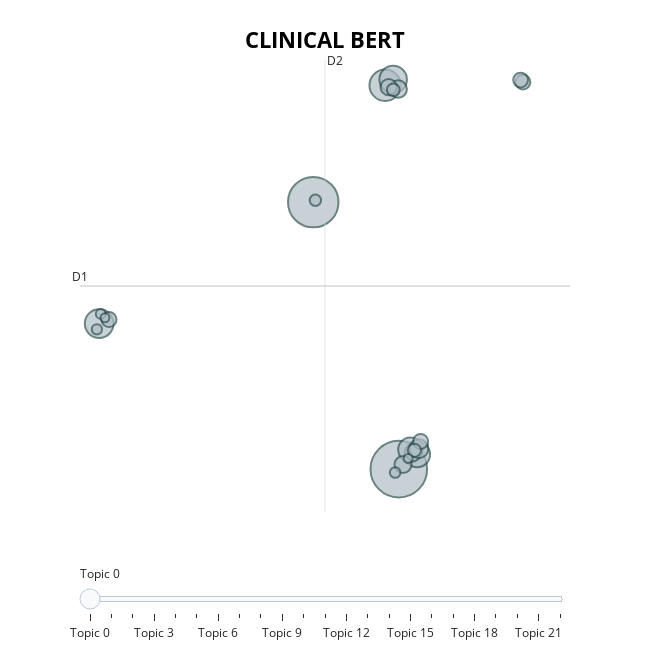

The notebook cell this image was saved under:
### Code cell
# Intertopic Distance Map
topic_model.visualize_topics(title='<b>CLINICAL BERT</b>')

### Figure 1 — Plotly figure (JSON) as saved in the notebook; plotly's stock layout.template omitted (floating-point values rounded to 4 significant figures)
{"data": [{"customdata": [[0, "patients | clinical | covid19 | disease | infection", 397], [1, "covid19 | patients | clinical | virus | respiratory", 316], [2, "covid19 | clinical | disease | viruses | patients", 122], [3, "treatment | patients | virus | disease | studies", 102], [4, "virus | cells | clinical | vaccines | cell", 94], [5, "patients | covid19 | development | disease | vaccine", 81], [6, "patients | infection | treatment | respiratory | covid19", 74], [7, "dpp4 | calves | cpc | patients | isolation", 45], [8, "surfactant | virus | infectious | clinical | replicon", 38], [9, "patients | covid19 | clinical | disease | recommendations", 36], [10, "aki | rct | viral | therapy | statin", 33], [11, "liver injury | liver | injury | testing | studies", 28], [12, "treatment | hcmv | cells | participants | data", 28], [13, "tcm | health | polymicrobial | care | course", 27], [14, "defensins | human | virus | viral | pandemic", 27], [15, "hand washing | washing | hand | training | activity", 22], [16, "sci | covid19 | virus | patients | mechanisms", 20], [17, "million | influenza | health | bronchiectasis | economic", 16], [18, "rvi | social | rhinothermy | virus | kits", 14], [19, "anopheles | implementation | denv | rapid implementation | mab", 13], [20, "propolis | ino | oxygen | research | sirna", 12], [21, "vlps | acute lung | immune | intraperitoneally | adiposederived", 10], [22, "ccl5 | pain | trial | 12 | patients", 10]], "hovertemplate": "<b>Topic %{customdata[0]}</b><br>%{customdata[1]}<br>Size: %{customdata[2]}", "legendgroup": "", "marker": {"color": "#B0BEC5", "line": {"color": "DarkSlateGrey", "width": 2}, "size": [397, 316, 122, 102, 94, 81, 74, 45, 38, 36, 33, 28, 28, 27, 27, 22, 20, 16, 14, 13, 12, 10, 10], "sizemode": "area", "sizeref": 0.2481, "symbol": "circle"}, "mode": "markers", "name": "", "orientation": "v", "showlegend": false, "type": "scatter", "x": [11.32, 6.206, 10.5, -6.584, 10.98, 12.42, 12.01, 12.51, 11.28, 11.57, 10.71, 12.62, -5.999, 18.74, 18.6, 12.25, 10.99, 6.334, 11.1, -6.722, -6.493, -6.24, 11.88], "xaxis": "x", "y": [-17.33, 0.4499, 8.232, -7.633, 8.621, -16.36, -16.03, -15.96, 7.975, -17.02, 8.109, -15.48, -7.368, 8.444, 8.579, -16.07, 7.932, 0.5784, -17.55, -8.019, -6.991, -7.25, -16.62], "yaxis": "y"}], "layout": {"annotations": [{"showarrow": false, "text": "D1", "x": -7.73, "y": -5.134, "yshift": 10}, {"showarrow": false, "text": "D2", "x": 6.908, "xshift": 10, "y": 9.914}], "height": 650, "hoverlabel": {"bgcolor": "white", "font": {"family": "Rockwell", "size": 16}}, "legend": {"itemsizing": "constant", "tracegroupgap": 0}, "margin": {"t": 60}, "shapes": [{"line": {"color": "#CFD8DC", "width": 2}, "type": "line", "x0": 6.908, "x1": 6.908, "y0": -20.18, "y1": 9.914}, {"line": {"color": "#9E9E9E", "width": 2}, "type": "line", "x0": -7.73, "x1": 21.55, "y0": -5.134, "y1": -5.134}], "sliders": [{"active": 0, "pad": {"t": 50}, "steps": [{"args": [{"marker.color": [["red", "#B0BEC5", "#B0BEC5", "#B0BEC5", "#B0BEC5", "#B0BEC5", "#B0BEC5", "#B0BEC5", "#B0BEC5", "#B0BEC5", "#B0BEC5", "#B0BEC5", "#B0BEC5", "#B0BEC5", "#B0BEC5", "#B0BEC5", "#B0BEC5", "#B0BEC5", "#B0BEC5", "#B0BEC5", "#B0BEC5", "#B0BEC5", "#B0BEC5"]]}], "label": "Topic 0", "method": "update"}, {"args": [{"marker.color": [["#B0BEC5", "red", "#B0BEC5", "#B0BEC5", "#B0BEC5", "#B0BEC5", "#B0BEC5", "#B0BEC5", "#B0BEC5", "#B0BEC5", "#B0BEC5", "#B0BEC5", "#B0BEC5", "#B0BEC5", "#B0BEC5", "#B0BEC5", "#B0BEC5", "#B0BEC5", "#B0BEC5", "#B0BEC5", "#B0BEC5", "#B0BEC5", "#B0BEC5"]]}], "label": "Topic 1", "method": "update"}, {"args": [{"marker.color": [["#B0BEC5", "#B0BEC5", "red", "#B0BEC5", "#B0BEC5", "#B0BEC5", "#B0BEC5", "#B0BEC5", "#B0BEC5", "#B0BEC5", "#B0BEC5", "#B0BEC5", "#B0BEC5", "#B0BEC5", "#B0BEC5", "#B0BEC5", "#B0BEC5", "#B0BEC5", "#B0BEC5", "#B0BEC5", "#B0BEC5", "#B0BEC5", "#B0BEC5"]]}], "label": "Topic 2", "method": "update"}, {"args": [{"marker.color": [["#B0BEC5", "#B0BEC5", "#B0BEC5", "red", "#B0BEC5", "#B0BEC5", "#B0BEC5", "#B0BEC5", "#B0BEC5", "#B0BEC5", "#B0BEC5", "#B0BEC5", "#B0BEC5", "#B0BEC5", "#B0BEC5", "#B0BEC5", "#B0BEC5", "#B0BEC5", "#B0BEC5", "#B0BEC5", "#B0BEC5", "#B0BEC5", "#B0BEC5"]]}], "label": "Topic 3", "method": "update"}, {"args": [{"marker.color": [["#B0BEC5", "#B0BEC5", "#B0BEC5", "#B0BEC5", "red", "#B0BEC5", "#B0BEC5", "#B0BEC5", "#B0BEC5", "#B0BEC5", "#B0BEC5", "#B0BEC5", "#B0BEC5", "#B0BEC5", "#B0BEC5", "#B0BEC5", "#B0BEC5", "#B0BEC5", "#B0BEC5", "#B0BEC5", "#B0BEC5", "#B0BEC5", "#B0BEC5"]]}], "label": "Topic 4", "method": "update"}, {"args": [{"marker.color": [["#B0BEC5", "#B0BEC5", "#B0BEC5", "#B0BEC5", "#B0BEC5", "red", "#B0BEC5", "#B0BEC5", "#B0BEC5", "#B0BEC5", "#B0BEC5", "#B0BEC5", "#B0BEC5", "#B0BEC5", "#B0BEC5", "#B0BEC5", "#B0BEC5", "#B0BEC5", "#B0BEC5", "#B0BEC5", "#B0BEC5", "#B0BEC5", "#B0BEC5"]]}], "label": "Topic 5", "method": "update"}, {"args": [{"marker.color": [["#B0BEC5", "#B0BEC5", "#B0BEC5", "#B0BEC5", "#B0BEC5", "#B0BEC5", "red", "#B0BEC5", "#B0BEC5", "#B0BEC5", "#B0BEC5", "#B0BEC5", "#B0BEC5", "#B0BEC5", "#B0BEC5", "#B0BEC5", "#B0BEC5", "#B0BEC5", "#B0BEC5", "#B0BEC5", "#B0BEC5", "#B0BEC5", "#B0BEC5"]]}], "label": "Topic 6", "method": "update"}, {"args": [{"marker.color": [["#B0BEC5", "#B0BEC5", "#B0BEC5", "#B0BEC5", "#B0BEC5", "#B0BEC5", "#B0BEC5", "red", "#B0BEC5", "#B0BEC5", "#B0BEC5", "#B0BEC5", "#B0BEC5", "#B0BEC5", "#B0BEC5", "#B0BEC5", "#B0BEC5", "#B0BEC5", "#B0BEC5", "#B0BEC5", "#B0BEC5", "#B0BEC5", "#B0BEC5"]]}], "label": "Topic 7", "method": "update"}, {"args": [{"marker.color": [["#B0BEC5", "#B0BEC5", "#B0BEC5", "#B0BEC5", "#B0BEC5", "#B0BEC5", "#B0BEC5", "#B0BEC5", "red", "#B0BEC5", "#B0BEC5", "#B0BEC5", "#B0BEC5", "#B0BEC5", "#B0BEC5", "#B0BEC5", "#B0BEC5", "#B0BEC5", "#B0BEC5", "#B0BEC5", "#B0BEC5", "#B0BEC5", "#B0BEC5"]]}], "label": "Topic 8", "method": "update"}, {"args": [{"marker.color": [["#B0BEC5", "#B0BEC5", "#B0BEC5", "#B0BEC5", "#B0BEC5", "#B0BEC5", "#B0BEC5", "#B0BEC5", "#B0BEC5", "red", "#B0BEC5", "#B0BEC5", "#B0BEC5", "#B0BEC5", "#B0BEC5", "#B0BEC5", "#B0BEC5", "#B0BEC5", "#B0BEC5", "#B0BEC5", "#B0BEC5", "#B0BEC5", "#B0BEC5"]]}], "label": "Topic 9", "method": "update"}, {"args": [{"marker.color": [["#B0BEC5", "#B0BEC5", "#B0BEC5", "#B0BEC5", "#B0BEC5", "#B0BEC5", "#B0BEC5", "#B0BEC5", "#B0BEC5", "#B0BEC5", "red", "#B0BEC5", "#B0BEC5", "#B0BEC5", "#B0BEC5", "#B0BEC5", "#B0BEC5", "#B0BEC5", "#B0BEC5", "#B0BEC5", "#B0BEC5", "#B0BEC5", "#B0BEC5"]]}], "label": "Topic 10", "method": "update"}, {"args": [{"marker.color": [["#B0BEC5", "#B0BEC5", "#B0BEC5", "#B0BEC5", "#B0BEC5", "#B0BEC5", "#B0BEC5", "#B0BEC5", "#B0BEC5", "#B0BEC5", "#B0BEC5", "red", "#B0BEC5", "#B0BEC5", "#B0BEC5", "#B0BEC5", "#B0BEC5", "#B0BEC5", "#B0BEC5", "#B0BEC5", "#B0BEC5", "#B0BEC5", "#B0BEC5"]]}], "label": "Topic 11", "method": "update"}, {"args": [{"marker.color": [["#B0BEC5", "#B0BEC5", "#B0BEC5", "#B0BEC5", "#B0BEC5", "#B0BEC5", "#B0BEC5", "#B0BEC5", "#B0BEC5", "#B0BEC5", "#B0BEC5", "#B0BEC5", "red", "#B0BEC5", "#B0BEC5", "#B0BEC5", "#B0BEC5", "#B0BEC5", "#B0BEC5", "#B0BEC5", "#B0BEC5", "#B0BEC5", "#B0BEC5"]]}], "label": "Topic 12", "method": "update"}, {"args": [{"marker.color": [["#B0BEC5", "#B0BEC5", "#B0BEC5", "#B0BEC5", "#B0BEC5", "#B0BEC5", "#B0BEC5", "#B0BEC5", "#B0BEC5", "#B0BEC5", "#B0BEC5", "#B0BEC5", "#B0BEC5", "red", "#B0BEC5", "#B0BEC5", "#B0BEC5", "#B0BEC5", "#B0BEC5", "#B0BEC5", "#B0BEC5", "#B0BEC5", "#B0BEC5"]]}], "label": "Topic 13", "method": "update"}, {"args": [{"marker.color": [["#B0BEC5", "#B0BEC5", "#B0BEC5", "#B0BEC5", "#B0BEC5", "#B0BEC5", "#B0BEC5", "#B0BEC5", "#B0BEC5", "#B0BEC5", "#B0BEC5", "#B0BEC5", "#B0BEC5", "#B0BEC5", "red", "#B0BEC5", "#B0BEC5", "#B0BEC5", "#B0BEC5", "#B0BEC5", "#B0BEC5", "#B0BEC5", "#B0BEC5"]]}], "label": "Topic 14", "method": "update"}, {"args": [{"marker.color": [["#B0BEC5", "#B0BEC5", "#B0BEC5", "#B0BEC5", "#B0BEC5", "#B0BEC5", "#B0BEC5", "#B0BEC5", "#B0BEC5", "#B0BEC5", "#B0BEC5", "#B0BEC5", "#B0BEC5", "#B0BEC5", "#B0BEC5", "red", "#B0BEC5", "#B0BEC5", "#B0BEC5", "#B0BEC5", "#B0BEC5", "#B0BEC5", "#B0BEC5"]]}], "label": "Topic 15", "method": "update"}, {"args": [{"marker.color": [["#B0BEC5", "#B0BEC5", "#B0BEC5", "#B0BEC5", "#B0BEC5", "#B0BEC5", "#B0BEC5", "#B0BEC5", "#B0BEC5", "#B0BEC5", "#B0BEC5", "#B0BEC5", "#B0BEC5", "#B0BEC5", "#B0BEC5", "#B0BEC5", "red", "#B0BEC5", "#B0BEC5", "#B0BEC5", "#B0BEC5", "#B0BEC5", "#B0BEC5"]]}], "label": "Topic 16", "method": "update"}, {"args": [{"marker.color": [["#B0BEC5", "#B0BEC5", "#B0BEC5", "#B0BEC5", "#B0BEC5", "#B0BEC5", "#B0BEC5", "#B0BEC5", "#B0BEC5", "#B0BEC5", "#B0BEC5", "#B0BEC5", "#B0BEC5", "#B0BEC5", "#B0BEC5", "#B0BEC5", "#B0BEC5", "red", "#B0BEC5", "#B0BEC5", "#B0BEC5", "#B0BEC5", "#B0BEC5"]]}], "label": "Topic 17", "method": "update"}, {"args": [{"marker.color": [["#B0BEC5", "#B0BEC5", "#B0BEC5", "#B0BEC5", "#B0BEC5", "#B0BEC5", "#B0BEC5", "#B0BEC5", "#B0BEC5", "#B0BEC5", "#B0BEC5", "#B0BEC5", "#B0BEC5", "#B0BEC5", "#B0BEC5", "#B0BEC5", "#B0BEC5", "#B0BEC5", "red", "#B0BEC5", "#B0BEC5", "#B0BEC5", "#B0BEC5"]]}], "label": "Topic 18", "method": "update"}, {"args": [{"marker.color": [["#B0BEC5", "#B0BEC5", "#B0BEC5", "#B0BEC5", "#B0BEC5", "#B0BEC5", "#B0BEC5", "#B0BEC5", "#B0BEC5", "#B0BEC5", "#B0BEC5", "#B0BEC5", "#B0BEC5", "#B0BEC5", "#B0BEC5", "#B0BEC5", "#B0BEC5", "#B0BEC5", "#B0BEC5", "red", "#B0BEC5", "#B0BEC5", "#B0BEC5"]]}], "label": "Topic 19", "method": "update"}, {"args": [{"marker.color": [["#B0BEC5", "#B0BEC5", "#B0BEC5", "#B0BEC5", "#B0BEC5", "#B0BEC5", "#B0BEC5", "#B0BEC5", "#B0BEC5", "#B0BEC5", "#B0BEC5", "#B0BEC5", "#B0BEC5", "#B0BEC5", "#B0BEC5", "#B0BEC5", "#B0BEC5", "#B0BEC5", "#B0BEC5", "#B0BEC5", "red", "#B0BEC5", "#B0BEC5"]]}], "label": "Topic 20", "method": "update"}, {"args": [{"marker.color": [["#B0BEC5", "#B0BEC5", "#B0BEC5", "#B0BEC5", "#B0BEC5", "#B0BEC5", "#B0BEC5", "#B0BEC5", "#B0BEC5", "#B0BEC5", "#B0BEC5", "#B0BEC5", "#B0BEC5", "#B0BEC5", "#B0BEC5", "#B0BEC5", "#B0BEC5", "#B0BEC5", "#B0BEC5", "#B0BEC5", "#B0BEC5", "red", "#B0BEC5"]]}], "label": "Topic 21", "method": "update"}, {"args": [{"marker.color": [["#B0BEC5", "#B0BEC5", "#B0BEC5", "#B0BEC5", "#B0BEC5", "#B0BEC5", "#B0BEC5", "#B0BEC5", "#B0BEC5", "#B0BEC5", "#B0BEC5", "#B0BEC5", "#B0BEC5", "#B0BEC5", "#B0BEC5", "#B0BEC5", "#B0BEC5", "#B0BEC5", "#B0BEC5", "#B0BEC5", "#B0BEC5", "#B0BEC5", "red"]]}], "label": "Topic 22", "method": "update"}]}], "title": {"font": {"color": "Black", "size": 22}, "text": "<b>CLINICAL BERT</b>", "x": 0.5, "xanchor": "center", "y": 0.95, "yanchor": "top"}, "width": 650, "xaxis": {"anchor": "y", "domain": [0, 1], "range": [-7.73, 21.55], "title": {"text": ""}, "visible": false}, "yaxis": {"anchor": "x", "domain": [0, 1], "range": [-20.18, 9.914], "title": {"text": ""}, "visible": false}}}
